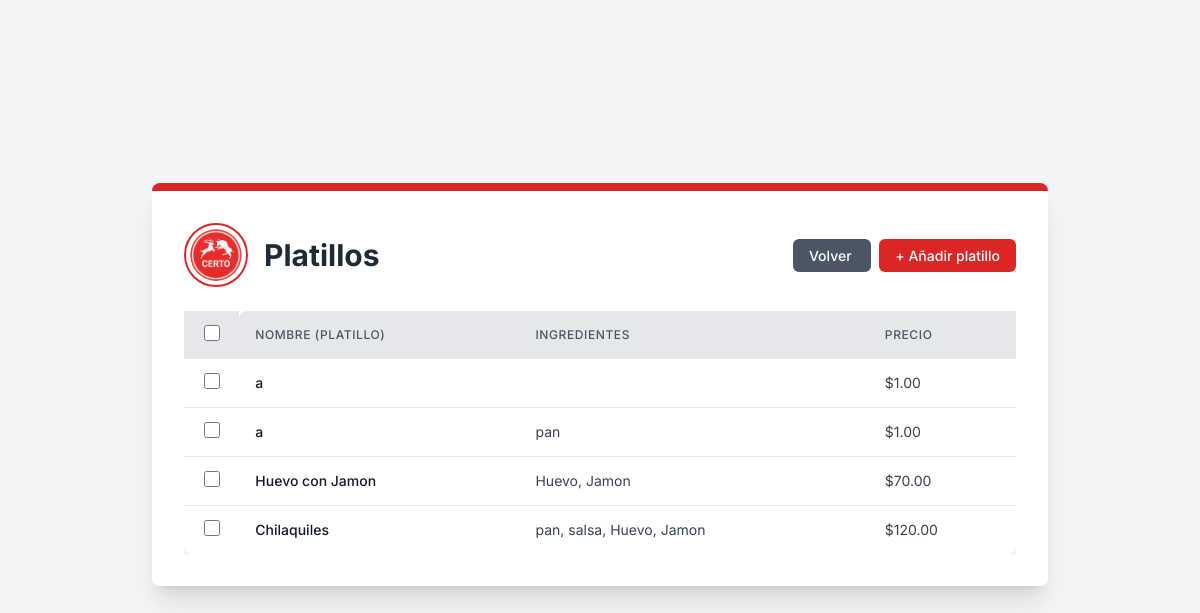
The app's page /comedor/saucers/ (signed in) with its own data.
### comedor/models.py (models this page shows, shortened)
class Platillo(models.Model):
    nombre = models.CharField(max_length=100)
    ingredientes = models.CharField(max_length=200)
    precio = models.DecimalField(max_digits=10, decimal_places=2)

### comedor/views.py (the view)
# urls.py: path("saucers/", views.saucers, name="saucers"),
def saucers(request):
    if request.user.is_authenticated:
        saucers = Platillo.objects.all()
        platillos = []
        for platillo in saucers:
            platillos.append({
                'id': platillo.id,
                'nombre': platillo.nombre,
                'ingredientes': [Ingredientes.objects.get(id=int(ing)).nombre for ing in platillo.ingredientes.strip('[]').replace("'", "").split(', ') if ing],
                'precio': platillo.precio
            })
        print(platillos)
        return render(request, 'Saucer/saucer_list_view.html', {'saucers': platillos})
    else:
        return redirect('core:signInUp')

### comedor/templates/Saucer/saucer_list_view.html (shortened to what this page needs)
{% extends "main.html" %} {% load static %}{% block content %}
<div
  class="bg-white p-8 rounded-lg shadow-xl max-w-4xl w-full border-t-8 border-primary-red mb-8"
>
  <div class="flex flex-col md:flex-row items-center justify-between mb-6">
    <div class="flex items-center mb-4 md:mb-0">
      <img
        src="{% static 'img/logos/logo.png' %}"
        alt="Logo de la Cafetería Certo"
        class="w-16 h-16 rounded-full border-2 border-primary-red p-1 object-cover mr-4"
      />
      <h1 class="text-3xl font-bold text-gray-800">Platillos</h1>
    </div>
    <div class="text-right">
      <a
        href="/core/dashboard"
        class="px-4 py-2 text-sm font-medium text-white bg-gray-600 rounded-md hover:bg-gray-700 transition duration-300 ease-in-out mr-2"
      >
        Volver
      </a>
      <a
        href="{% url 'comedor:createSaucer' %}"
        class="px-4 py-2 text-sm font-medium text-white bg-primary-red rounded-md hover:bg-red-700 transition duration-300 ease-in-out"
      >
        + Añadir platillo
      </a>
    </div>
  </div>
  <div class="overflow-x-auto">
    <form
      id="deleteForm"
      method="post"
      action="{% url 'core:bulk_delete' 'saucers' 'comedor:saucers' %}"
    >
      <table class="min-w-full bg-white rounded-lg shadow-custom">
        <thead class="bg-gray-200">
          <tr>
            <th class="py-3 px-2 text-center">
              <input
                type="checkbox"
                id="selectAll"
                class="form-checkbox h-4 w-4 text-primary-red"
              />
            </th>
            <th
              class="py-3 px-4 text-left text-xs font-medium text-gray-600 uppercase tracking-wider rounded-tl-lg"
            >
              Nombre (Platillo)
            </th>
            <th
              class="py-3 px-4 text-left text-xs font-medium text-gray-600 uppercase tracking-wider"
            >
              Ingredientes
            </th>
            <th
              class="py-3 px-4 text-left text-xs font-medium text-gray-600 uppercase tracking-wider"
            >
              Precio
            </th>
          </tr>
        </thead>
        <tbody class="divide-y divide-gray-200">
          {% for platillo in saucers %}
          <tr class="hover:bg-gray-50">
            <td class="py-3 px-2 text-center">
              <input
                type="checkbox"
                name="selected_ids"
                value="{{ platillo.id }}"
                class="rowCheckbox form-checkbox h-4 w-4 text-primary-red"
              />
            </td>
            <td
              class="py-3 px-4 whitespace-nowrap text-sm font-medium text-gray-900"
            >
              {{ platillo.nombre }}
            </td>
            <td class="py-3 px-4 whitespace-nowrap text-sm text-gray-700">
              {{ platillo.ingredientes|join:", " }}
            </td>
            <td class="py-3 px-4 whitespace-nowrap text-sm text-gray-700">
              ${{ platillo.precio }}
            </td>
          </tr>
          {% endfor %}
        </tbody>
      </table>
    </form>
  </div>
</div>
{% endblock %}

### static/css/main.css (style rules this page uses)
body { font-family: "Inter", sans-serif; background-color: #f3f4f6; }
.bg-primary-red { background-color: #dc2626; }
.text-primary-red { color: #dc2626; }
.border-primary-red { border-color: #dc2626; }
.shadow-custom { box-shadow: 0 4px 6px -1px rgba(0, 0, 0, 0.1), 0 2px 4px -1px rgba(0, 0, 0, 0.06); }

### records on screen
Platillo: precio "1.00"
Platillo: precio "1.00"
Platillo: nombre "Huevo con Jamon", precio "70.00"
Platillo: nombre "Chilaquiles", precio "120.00"

### other values on screen
{{ platillo.nombre }} "a" "a"
{{ platillo.ingredientes|join:", " }} "pan" "Huevo, Jamon" "pan, salsa, Huevo, Jamon"
